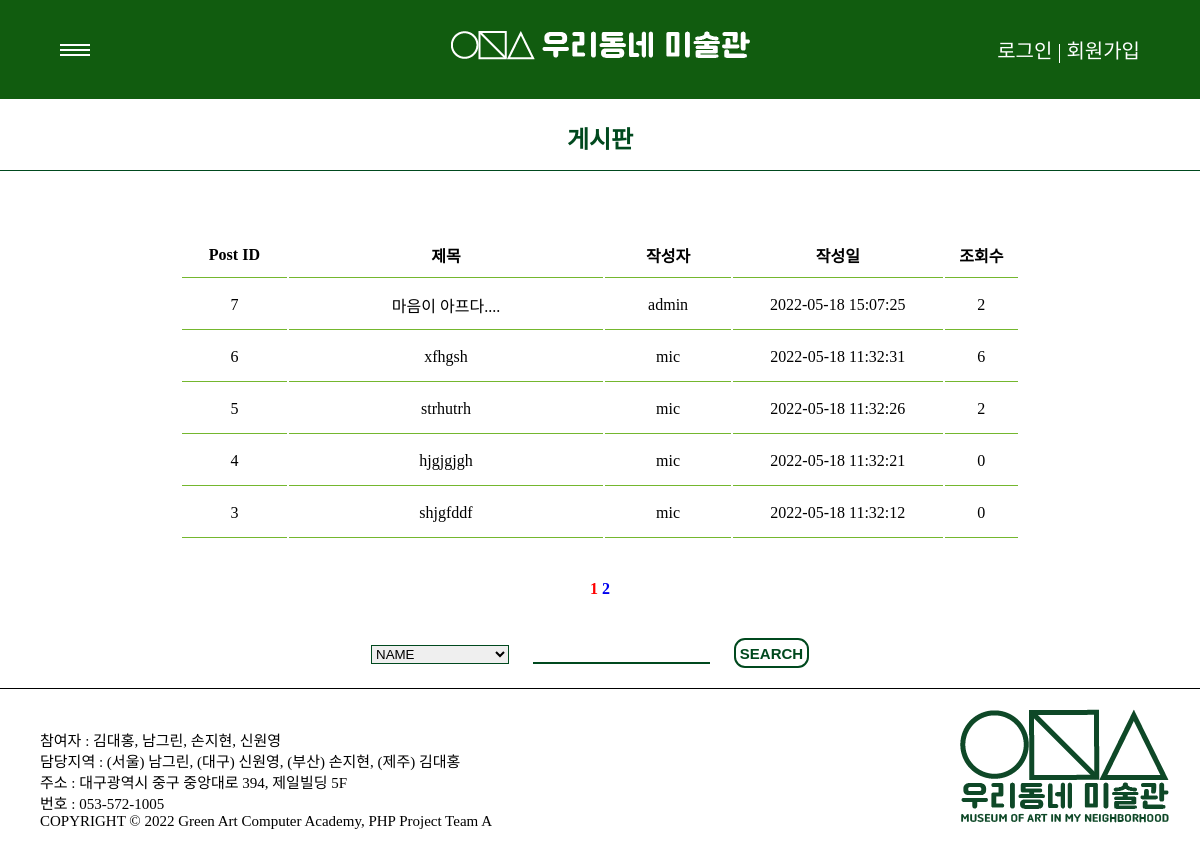
The app's page /board/index.php with its own data.
### tables this page shows
CREATE TABLE IF NOT EXISTS `board_t` (
  `b_id` int(10) unsigned NOT NULL AUTO_INCREMENT,
  `b_title` varchar(100) DEFAULT NULL,
  `b_ctnt` varchar(1000) DEFAULT NULL,
  `b_date` datetime DEFAULT current_timestamp(),
  `u_id` int(10) unsigned NOT NULL,
  `b_count` int(11) NOT NULL DEFAULT 0,
  PRIMARY KEY (`b_id`),
  KEY `u_id` (`u_id`),
  CONSTRAINT `board_t_ibfk_1` FOREIGN KEY (`u_id`) REFERENCES `user_t` (`u_id`)
);

CREATE TABLE IF NOT EXISTS `user_t` (
  `u_id` int(10) unsigned NOT NULL AUTO_INCREMENT,
  `u_nick` varchar(15) NOT NULL,
  `u_pw` varchar(15) NOT NULL,
  `u_mail` varchar(50) NOT NULL,
  `u_date` datetime DEFAULT current_timestamp(),
  PRIMARY KEY (`u_id`),
  UNIQUE KEY `u_nick` (`u_nick`)
);

### db/db_board.php (called while the page is built, shortened)
<?php
function sel_paging_count(&$param)
{
   $row_count = $param["row_count"];
   $sql = "SELECT CEIL(COUNT(b_id) / $row_count) as cnt
            FROM board_t";
   $conn = get_conn();
   $result = mysqli_query($conn, $sql);
   $row = mysqli_fetch_assoc($result);
   return $row["cnt"];
}
function sel_board_list(&$param)
{
   $start_idx = $param['start_idx'];
   $row_count = $param['row_count'];
   $sql =
      "   SELECT B.b_id, B.b_title, B.b_ctnt, B.b_date, B.b_count
             , U.u_nick
          FROM board_t B
         INNER JOIN user_t U
            ON B.u_id = U.u_id
         ORDER BY B.b_id DESC
         LIMIT $start_idx, $row_count
    ";
   $conn = get_conn();
   $result = mysqli_query($conn, $sql);
   return $result;
}

### board/index.php (the view, shortened to what this page needs)
<?php
include_once "../db/db_board.php";
$page = 1;
$row_count = 5;
$param = [
    "row_count" => $row_count,
    "start_idx" => ($page - 1) * $row_count
];
$paging_count = sel_paging_count($param);
$list = sel_board_list($param);
?>
<!DOCTYPE html>
<html lang="en">
<head>
    <link rel="stylesheet" href="../css/main.css">
    <link rel="stylesheet" href="../css/index.css">
</head>
<body>
    <?php include_once "../main/header_1.php" ?>
    <div id="container">
        <main>
            <div class="top">
                <h2>게시판</h2>
            </div>
            <table>
                <thead>
                    <tr>
                        <th width=100>Post ID</th>
                        <th width=300>제목</th>
                        <th width=120>작성자</th>
                        <th width=200>작성일</th>
                        <th width=70>조회수</th>
                    </tr>
                </thead>
                <tbody>
                    <?php foreach ($list as $item) { ?>
                        <tr>
                            <td><?= $item["b_id"] ?></td>
                            <td><a href="detail.php?b_id=<?= $item["b_id"] ?>"><?= $item["b_title"] ?></a></td>
                            <td><?= $item["u_nick"] ?></td>
                            <td><?= $item["b_date"] ?></td>
                            <td><?= $item["b_count"] ?></td>
                        </tr>
                    <?php } ?>
                </tbody>
            </table>
            <div class="pageSelected">
                <?php for ($i = 1; $i <= $paging_count; $i++) { ?>
                    <span class="<?= $i == $page ? "pageSelected" : "" ?>">
                        <a href="index.php?page=<?= $i ?>"><?= $i ?></a>
                    </span>
                <?php } ?>
            </div>
        </main>
        <form action="index.php" method="post">
            <div>
                <select name="search_select">
                    <option value="search_writer">NAME</option>
                </select>
                <div>
                    <input type="text" name="search_input_txt" class="input_box">
                    <input type="submit" value="SEARCH" class="input_btn">
                </div>
            </div>
        </form>
    </div>
    <?php include_once "../main/footer.php" ?>
</body>
</html>

### css/main.css (style rules this page uses)
* { margin: 0; padding: 0; list-style: none; text-decoration: none; box-sizing: border-box; }
html, body { margin: 0 auto; padding: 0; width: 100%; }
body { display: flex; min-height: 100vh; flex-direction: column; }
#container { width: 100%; position: relative; flex-grow: 1; z-index: 1; }

### css/index.css (style rules this page uses)
main { margin-top: 20px; }
.top { text-align: center; color: #00491E; margin-bottom: 50px; padding-bottom: 15px; border-bottom: 1px solid #00491E; font-weight: bolder; }
table { text-align: center; padding: 10px 0px; margin: 0 auto 30px; width: 70%; }
th, td { padding: 10px 0px; border-bottom: 1px solid #74b72e; }
td { height: 50px; }
.input_btn, .no { font-size: 15px; font-weight: bolder; color: #00491E; height: 30px; width: 75px; text-align: center; background-color: white; border: 2px solid #00491E; border-radius: 11px; margin-right: 10px; margin: 20px; }
.pageSelected { font-weight: bold; text-align: center; margin-bottom: 20px; }
.pageSelected > a { color: red; }
form { margin: 0 auto; text-align: center; }
form div div { display: inline-block; }
form select { border: 1px solid #00491E; }
.input_box { border: 0; border-bottom: 2px solid #00491E; margin-left: 20px; }
td a { color: black; }

### css/category.css (style rules this page uses)
a { text-decoration: none; }

### css/header_1.css (style rules this page uses)
html, body { height: 100%; margin: 0; padding: 0; }

### records on screen
board_t: b_id "7", b_title "마음이 아프다....", u.u_nick "admin", b_date "2022-05-18 15:07:25", b_count "2"
board_t: b_id "6", b_title "xfhgsh", u.u_nick "mic", b_date "2022-05-18 11:32:31", b_count "6"
board_t: b_id "5", b_title "strhutrh", u.u_nick "mic", b_date "2022-05-18 11:32:26", b_count "2"
board_t: b_id "4", b_title "hjgjgjgh", u.u_nick "mic", b_date "2022-05-18 11:32:21", b_count "0"
board_t: b_id "3", b_title "shjgfddf", u.u_nick "mic", b_date "2022-05-18 11:32:12", b_count "0"
